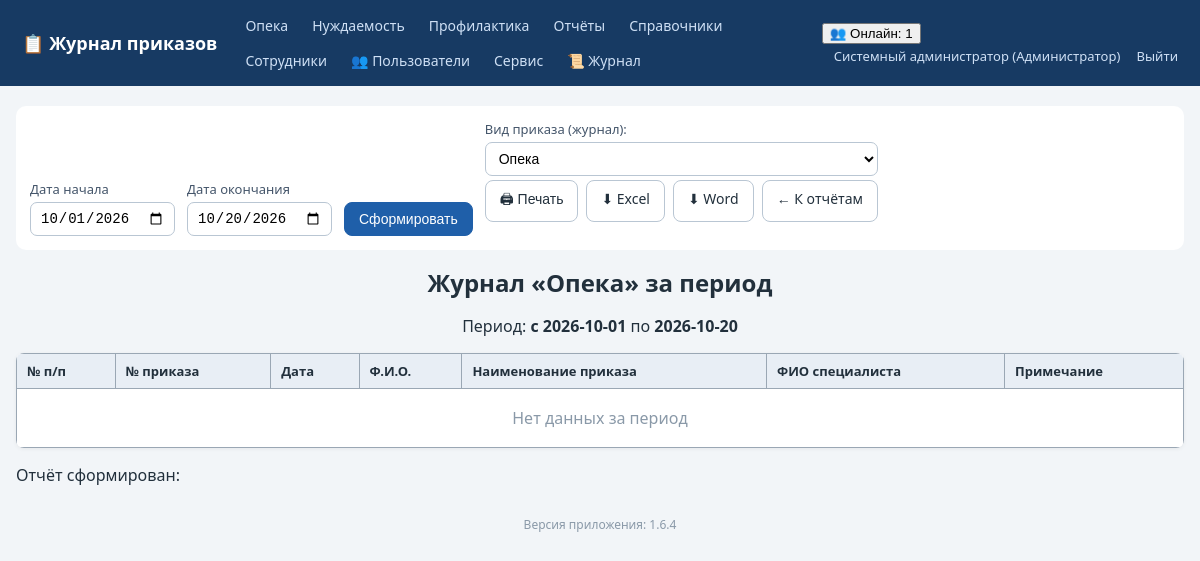
/reports/journal_print (signed in), run on an earlier commit of the app's database.
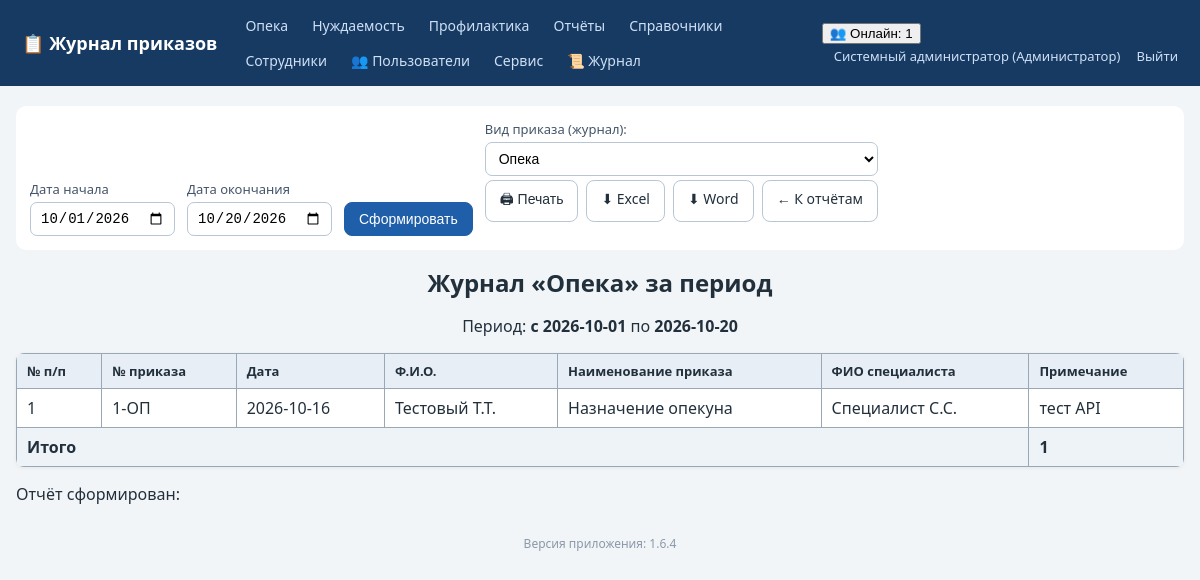
And on a later commit of the database.
### tables this page shows
CREATE TABLE orders (
    id INTEGER PRIMARY KEY AUTOINCREMENT,
    journal TEXT NOT NULL,           -- opeka / nuzhdaemost / profilaktika
    order_number TEXT NOT NULL,      -- номер приказа, напр. "12-оп"
    order_date TEXT NOT NULL,        -- ГГГГ-ММ-ДД
    order_type_id INTEGER REFERENCES order_types(id),
    person_fio TEXT NOT NULL DEFAULT '',   -- ФИО в отношении кого
    specialist_fio TEXT NOT NULL DEFAULT '', -- ФИО специалиста
    note TEXT NOT NULL DEFAULT '',         -- примечание (добавлено в 1.2.0)
    scan_path TEXT,
    created_at TEXT DEFAULT CURRENT_TIMESTAMP
, reason_id INTEGER REFERENCES reasons(id));

CREATE TABLE order_types (
    id INTEGER PRIMARY KEY AUTOINCREMENT,
    kind TEXT NOT NULL,              -- вид приказа (название журнала)
    name TEXT NOT NULL,              -- наименование приказа
    prefix TEXT NOT NULL DEFAULT '', -- префикс номера приказа для вида (напр. "ОП" -> 1-ОП)
    UNIQUE(kind, name)
);

### app.py (the view)
@app.route('/reports/journal_print')
def report_journal_print():
    user = current_user()
    if not can_view_reports(user):
        abort(403)
    journal = request.args.get('journal', 'opeka')
    if journal not in JOURNAL_TYPES:
        abort(404)
    d1, d2 = _report_period()
    rows = _query_report_rows_sorted_asc(d1, d2, journal=journal)
    title = f'Журнал «{JOURNAL_TITLES[journal]}» за период'
    with_reason = REASONS_ENABLED.get(journal, False)
    data = []
    for i, r in enumerate(rows, 1):
        note = r['note'] if 'note' in r.keys() else ''
        name = r['type_name'] or ''
        reason = ''
        if with_reason and 'reason_name' in r.keys():
            reason = r['reason_name'] or ''
        if reason:
            name = f'{name} ({reason})' if name else f'({reason})'
        data.append((i, r['order_number'], r['order_date'], r['person_fio'],
                     name, r['specialist_fio'], note))
    headers = ('№ п/п', '№ приказа', 'Дата', 'Ф.И.О.',
               'Наименование приказа', 'ФИО специалиста', 'Примечание')
    fmt = request.args.get('fmt')
    if fmt == 'xlsx':
        return _export_xlsx_table(d1, d2, headers, data, title)
    if fmt == 'docx':
        return _export_docx_table(d1, d2, headers, data, title)
    return render_template('report_table.html', title=title, d1=d1, d2=d2,
                           headers=headers, rows=data, total=len(data),
                           base_url=url_for('report_journal_print'),
                           extra_args={'journal': journal})

### app.py (called while the page is built, shortened)
def has_request_context_safe():
    try:
        from flask import has_request_context
        return has_request_context()
    except Exception:
        return False

def _session_signature(uid):
    raw = request.cookies.get(app.config['SESSION_COOKIE_NAME'], '')
    if not raw:
        return ''

def _db_touch_throttled(key, min_interval=10.0):
    now = time.time()
    last = _DB_TOUCH_TS.get(key, 0)
    if now - last >= min_interval:
        _DB_TOUCH_TS[key] = now
        return True
    return False

def db_cleanup_active_sessions(cutoff):
    try:
        conn = get_db()
        conn.execute('DELETE FROM active_sessions WHERE last_seen < ?', (cutoff,))
        conn.commit()
        conn.close()
    except Exception:
        pass

def touch_active_session(uid):
    sid = _session_signature(uid)
    ip = request.remote_addr if has_request_context_safe() else ''
    now = time.time()
    with ACTIVE_SESSIONS_LOCK:
        ACTIVE_SESSIONS[(uid, sid)] = {'last_seen': now, 'ip': ip}
    if _db_touch_throttled((uid, sid)):
        db_touch_active_session(uid, sid, ip)
    if _db_touch_throttled(('online', uid, sid), min_interval=30.0):
        online_track_touch(uid, sid, ip)

### templates/report_table.html (shortened to what this page needs)
{% extends 'base.html' %}
{% block content %}
<div class="no-print">
  <form method="get" class="period-form" id="periodForm">
    <label>Дата начала <input type="date" name="d1" value="{{ d1 }}"></label>
    <label>Дата окончания <input type="date" name="d2" value="{{ d2 }}"></label>
    <button class="btn primary">Сформировать</button>
    {% if extra_args %}
    <label>Вид приказа (журнал):
      <select name="journal_sel" onchange="this.form.journal.value=this.value;">
        {% for j,t in all_journals %}<option value="{{j}}" {% if extra_args.journal==j %}selected{% endif %}>{{t}}</option>{% endfor %}
      </select>
    {% endif %}
  </form>
  <div class="toolbar">
    <button class="btn" onclick="window.print()">🖨 Печать</button>
    <a class="btn" href="?d1={{ d1 }}&d2={{ d2 }}{% if extra_args %}{% for k,v in extra_args.items() %}&{{k}}={{v}}{% endfor %}{% endif %}&fmt=xlsx">⬇ Excel</a>
    <a class="btn" href="?d1={{ d1 }}&d2={{ d2 }}{% if extra_args %}{% for k,v in extra_args.items() %}&{{k}}={{v}}{% endfor %}{% endif %}&fmt=docx">⬇ Word</a>
    <a class="btn" href="{{ url_for('reports') }}">← К отчётам</a>
  </div>
</div>
<div class="printable">
  <h1 class="rep-title">{{ title }}</h1>
  <p class="rep-period">Период: <b>с {{ d1 }}</b> по <b>{{ d2 }}</b></p>
  <table class="grid bordered">
    <tr>{% for h in headers %}<th>{{ h }}</th>{% endfor %}</tr>
    {% for row in rows %}
    <tr>{% for cell in row %}<td>{{ cell }}</td>{% endfor %}</tr>
    {% else %}
    <tr><td colspan="{{ headers|length }}" class="empty">Нет данных за период</td></tr>
    {% endfor %}
    {% if total is defined and rows %}
      {% if no_total_col is defined and no_total_col %}
      <tr class="totalrow"><td colspan="{{ headers|length - 1 }}"><b>Итого</b></td><td><b>{{ total }}</b></td></tr>
      {% else %}
      <tr class="totalrow"><td colspan="{{ headers|length - 1 if headers|length > 2 else 1 }}"><b>Итого</b></td><td><b>{{ total }}</b></td></tr>
      {% endif %}
    {% endif %}
  </table>
  <p class="rep-date no-sel">Отчёт сформирован: {{ now_s if now_s else '' }}</p>
</div>
{% endblock %}

### templates/base.html (shortened to what this page needs)
<!DOCTYPE html>
<html lang="ru">
<head>
<link rel="stylesheet" href="{{ url_for('static', filename='style.css') }}">
</head>
<body>
<header class="topbar no-print">
  <div class="brand"><a href="{{ url_for('index') }}">📋 Журнал приказов</a></div>
  <nav>
    {% for j, t in accessible_journals %}
      <a href="{{ url_for('journal_list', journal=j) }}">{{ t }}</a>
    {% endfor %}
    {% if cu and cu.role_name in ['Администратор','Начальник отдела','Куратор'] %}
      <a href="{{ url_for('reports') }}">Отчёты</a>
    {% endif %}
    <a href="{{ url_for('references', tab='order_types') }}">Справочники</a>
    {% if cu and cu.role_name == 'Администратор' %}
      <a href="{{ url_for('employees') }}">Сотрудники</a>
      <a href="{{ url_for('service_users') }}" title="Смена паролей пользователей">👥 Пользователи</a>
      <a href="{{ url_for('service') }}">Сервис</a>
      <a href="{{ url_for('logs_view') }}" title="Журнал логирования">📜 Журнал</a>
    {% endif %}
  </nav>
  <div class="userbox">
    {% if cu %}
      {% if active_users is not none %}
        <div class="online" id="onlineBox" title="Сотрудники, работавшие в системе за последние {{ (active_timeout // 60) or 1 }} мин. Обновляется автоматически.">
          <button type="button" class="online-toggle" onclick="toggleOnline()">👥 Онлайн: {{ active_users|length }}</button>
        </div>
      {% endif %}
      <a href="{{ url_for('profile') }}" title="Сменить пароль">{{ cu.full_name }} ({{ cu.role_name }})</a>
      <a href="{{ url_for('logout') }}">Выйти</a>
    {% endif %}
  </div>
</header>
<main class="container">
  {% block content %}{% endblock %}
</main>
<footer class="foot no-print">Версия приложения: {{ app_version }}</footer>
</body>
</html>

What changed in the data, as far as the page shows it:
added orders: row "1", order_number "1-ОП", order_date "2026-10-16", person_fio "Тестовый Т.Т.", specialist_fio "Специалист С.С.", note "тест API"
now on this page (row unchanged): order_types: name "Назначение опекуна"
Also different on the page:
{{ total }}: (not shown) → "1"
text no longer shown: "Нет данных за период"
text now shown: "Итого"
